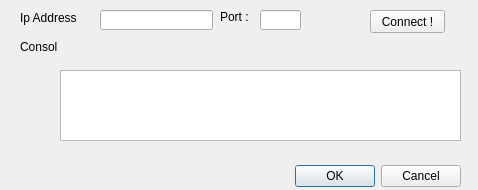
<?xml version="1.0" encoding="UTF-8"?>
<ui version="4.0">
 <class>setupConnectionDialog</class>
 <widget class="QDialog" name="setupConnectionDialog">
  <property name="geometry">
   <rect>
    <x>0</x>
    <y>0</y>
    <width>478</width>
    <height>190</height>
   </rect>
  </property>
  <property name="sizePolicy">
   <sizepolicy hsizetype="Fixed" vsizetype="Fixed">
    <horstretch>0</horstretch>
    <verstretch>0</verstretch>
   </sizepolicy>
  </property>
  <property name="windowTitle">
   <string>Setup Connection</string>
  </property>
  <widget class="QDialogButtonBox" name="buttonBox">
   <property name="geometry">
    <rect>
     <x>120</x>
     <y>160</y>
     <width>341</width>
     <height>32</height>
    </rect>
   </property>
   <property name="orientation">
    <enum>Qt::Horizontal</enum>
   </property>
   <property name="standardButtons">
    <set>QDialogButtonBox::Cancel|QDialogButtonBox::Ok</set>
   </property>
  </widget>
  <widget class="QLabel" name="label">
   <property name="geometry">
    <rect>
     <x>220</x>
     <y>10</y>
     <width>46</width>
     <height>13</height>
    </rect>
   </property>
   <property name="text">
    <string>Port :</string>
   </property>
  </widget>
  <widget class="QLabel" name="label_2">
   <property name="geometry">
    <rect>
     <x>20</x>
     <y>10</y>
     <width>61</width>
     <height>16</height>
    </rect>
   </property>
   <property name="text">
    <string>Ip Address :</string>
   </property>
  </widget>
  <widget class="QLabel" name="label_3">
   <property name="geometry">
    <rect>
     <x>20</x>
     <y>40</y>
     <width>46</width>
     <height>13</height>
    </rect>
   </property>
   <property name="text">
    <string>Consol</string>
   </property>
  </widget>
  <widget class="QLineEdit" name="ipAddresslineEdit">
   <property name="geometry">
    <rect>
     <x>100</x>
     <y>10</y>
     <width>113</width>
     <height>20</height>
    </rect>
   </property>
  </widget>
  <widget class="QLineEdit" name="PortlineEdit">
   <property name="geometry">
    <rect>
     <x>260</x>
     <y>10</y>
     <width>41</width>
     <height>20</height>
    </rect>
   </property>
  </widget>
  <widget class="QTextEdit" name="consolTextEdit">
   <property name="geometry">
    <rect>
     <x>60</x>
     <y>70</y>
     <width>401</width>
     <height>71</height>
    </rect>
   </property>
   <property name="readOnly">
    <bool>true</bool>
   </property>
   <property name="overwriteMode">
    <bool>false</bool>
   </property>
  </widget>
  <widget class="QPushButton" name="connectButton">
   <property name="geometry">
    <rect>
     <x>370</x>
     <y>10</y>
     <width>75</width>
     <height>23</height>
    </rect>
   </property>
   <property name="text">
    <string>Connect !</string>
   </property>
  </widget>
 </widget>
 <resources/>
 <connections>
  <connection>
   <sender>buttonBox</sender>
   <signal>accepted()</signal>
   <receiver>setupConnectionDialog</receiver>
   <slot>accept()</slot>
   <hints>
    <hint type="sourcelabel">
     <x>248</x>
     <y>254</y>
    </hint>
    <hint type="destinationlabel">
     <x>157</x>
     <y>274</y>
    </hint>
   </hints>
  </connection>
  <connection>
   <sender>buttonBox</sender>
   <signal>rejected()</signal>
   <receiver>setupConnectionDialog</receiver>
   <slot>reject()</slot>
   <hints>
    <hint type="sourcelabel">
     <x>316</x>
     <y>260</y>
    </hint>
    <hint type="destinationlabel">
     <x>286</x>
     <y>274</y>
    </hint>
   </hints>
  </connection>
 </connections>
</ui>
